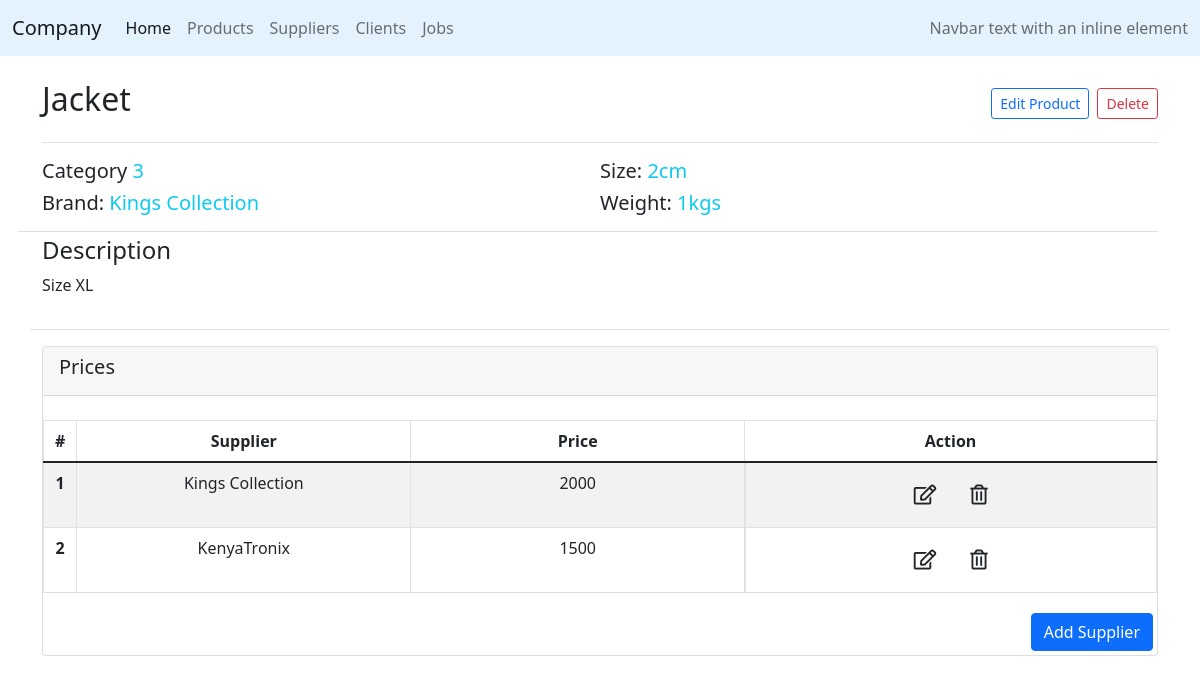
/company/products/2, run on an earlier commit of the app's database.
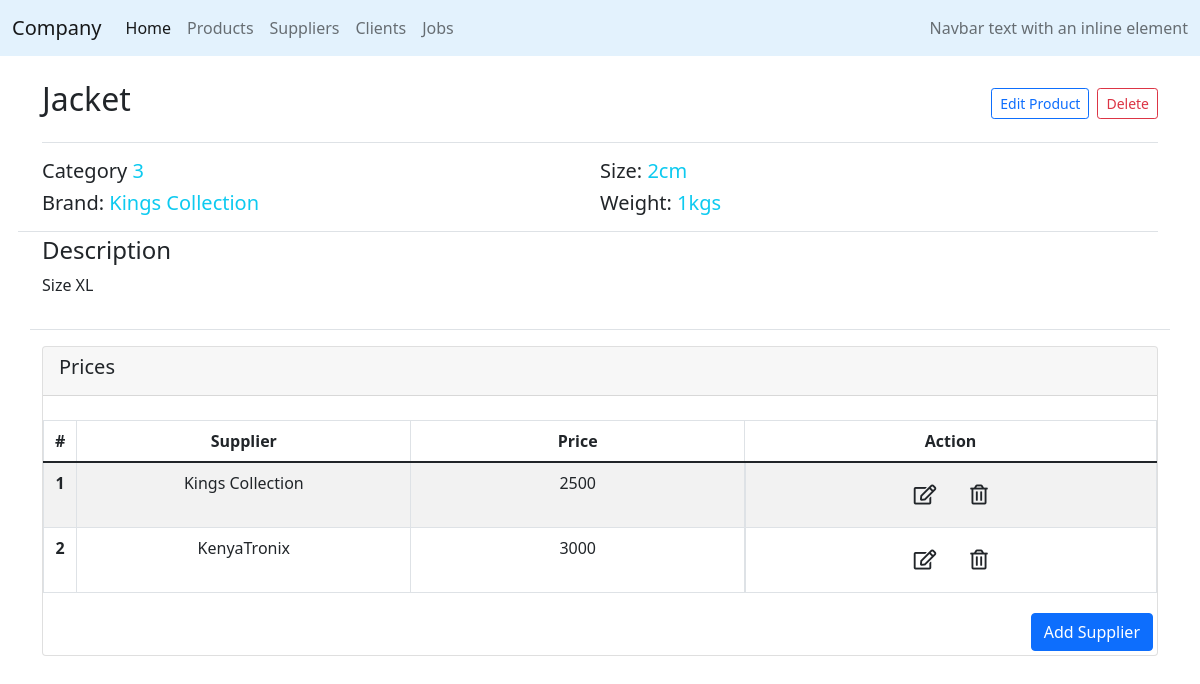
And on a later commit of the database.
### company/models.py (models this page shows, shortened)
class Price(models.Model):
    id = models.BigAutoField(primary_key=True)
    price = models.IntegerField()
    product = models.ForeignKey(Product, related_name="productPrice",on_delete=models.CASCADE, blank=True, null=True)
    supplier = models.ForeignKey(Supplier,related_name="products", on_delete=models.CASCADE, blank=True, null=True)

class Company(PolymorphicModel):
    id = models.BigAutoField(primary_key=True)
    nameC = models.CharField(max_length=64)
    address = models.IntegerField()
    email = models.CharField(max_length=64, default=0)
    contact = models.IntegerField()

### company/views.py (the view, shortened to what this page needs)
# urls.py: path('products/<int:id>', views.productDetail, name='productDetail'),
def productDetail(request,id):
    products = Product.objects.all()
    if products.filter(pk=id).exists():
        product = Product.objects.get(pk=id)
        prices = product.productPrice.all()
        suppliers = Supplier.objects.all()
        if request.method == "GET":
            return render(request, "company/productdetails.html",{
                "product": product,
                "prices":prices,
                "suppliers": suppliers,
                "categories": categories
            })
    else:
        return HttpResponse("Product Does Not exist")

### company/models.py (called while the page is built)
    def __str__(self):
        return f"{self.nameC}"

### company/templates/company/productdetails.html (shortened to what this page needs)
{% extends "company/layout.html"%}
{% block body %}
<div class="container">
    <div class="d-flex justify-content-between border-bottom mt-4 pb-3">
        <div id="name">
            <h2>
                <span  class="pdetail">{{product.nameP}}</span>
            </h2>
        </div>
        <div class="d-flex align-items-center justify-content-between">
            <button class="btn btn-outline-primary btn-sm mx-2" id="editProduct">Edit Product</button>
            <button class="btn btn-outline-danger btn-sm" id="deleteProduct">Delete</button>
        </div>
    </div>
    <div id="productDetails" class="row mt-3 border-bottom">
        <div class="border-bottom col-12 row pb-2">
            <div class="col-md-6">
                <h5>
                    Category
                    <span class="text-info pdetail">{{product.category}}</span>
                </h5>
                <h5>
                    Brand:
                    <span class="text-info pdetail">{{product.brand}}</span>
                </h5>
            </div>
            <div class="col-md-6">
                <h5>
                    Size:
                    <span class="text-info pdetail">{{product.size}}cm</span>
                </h5>
                <h5>
                    Weight:
                    <span class="text-info pdetail">{{product.weight}}kgs</span>
                </h5>
            </div>
        </div>
        <div class="col-12 pt-1">
            <h4>Description</h4>
            <p class="pdetail">{{product.description}}</p>
        </div>
    </div>
     <div class="card mt-3" id="priceSection">
        <div class="card-header">
            <h5>Prices</h5>
        </div>
        <div class="table-responsive mt-4" id="prices">
            <table class="table table-striped table-bordered table-hover">
                <thead>
                  <tr>
                    <th scope="col" style="width:3%" class="text-center">#</th>
                    <th scope="col" style="width:30%" class="text-center">Supplier</th>
                    <th scope="col" style="width:30%" class="text-center">Price</th>
                    <th scope="col" class="text-center">Action</th>
                  </tr>
                </thead>
                <tbody id="pricesTable">
                    {% for price in prices %}
                        <tr id="{{price.id}}">
                            <th scope="row" class="rowCounter text-center"></th>
                            <td class="text-center" >{{price.supplier}}</td>
                            <td class="text-center supplierPrice">{{price.price}}</td>
                            <td class="d-flex justify-content-center">
                                <button id="editButton" class="pr-1 btn btn-lg text-dark" >
                                    <i class="far fa-edit"></i>
                                </button>
                                <button id="deleteButton" class="pl-0 btn btn-lg text-dark">
                                    <i class="far fa-trash-alt"></i>
                                </button>
                            </td>
                        </tr>
                    {% endfor %}
                </tbody>
            </table>
        </div>
        <div class="d-flex flex-row-reverse m-1">
            <button class="btn btn-primary" id="addPrice">Add Supplier</button>
        </div>
    </div>
</div>
{%endblock%}
{% load static %}

What changed in the data, as far as the page shows it:
changed Price "Kings Collection": price "2000" → "2500"
changed Price "KenyaTronix": price "1500" → "3000"
